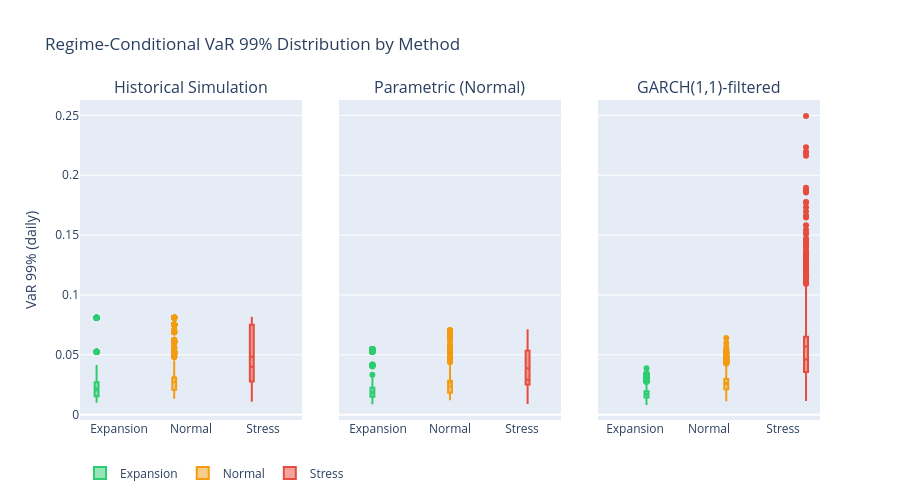

Here is the notebook cell this chart was saved with:
### Markdown cell above
Regime-conditional VaR and ES estimates show that downside risk increases monotonically from Expansion to Normal to Stress regimes across all three methods. Under Historical Simulation, mean 99% VaR rises from 2.20% in Expansion to 4.84% in Stress. Under the Parametric Normal model, the corresponding increase is from 1.93% to 3.87%. The GARCH-filtered approach exhibits the strongest regime sensitivity, with mean VaR rising from 1.72% in Expansion to 5.69% in Stress.

The Stress-to-Expansion VaR ratio highlights these differences clearly. Historical Simulation implies a 2.20× increase in VaR, the Parametric Normal model implies a 2.01× increase, while GARCH-filtered Historical Simulation implies a 3.31× increase. This confirms that the GARCH-filtered method is the most responsive to regime shifts, particularly because it incorporates time-varying volatility forecasts.

The maximum risk estimates also differ substantially across methods. Historical Simulation reaches the same maximum VaR across regimes because old crisis observations remain inside the rolling window even after the market regime changes. In contrast, GARCH-filtered estimates are sharply concentrated in the Stress regime, with maximum VaR reaching 24.95% and maximum ES reaching 26.56%. This behaviour is consistent with a forward-looking volatility model that reacts strongly during acute market dislocations.

### Code cell
# Regime-conditional VaR box plots
REGIME_COLORS = {
    'expansion': '#2ecc71',
    'normal': '#f39c12',
    'stress': '#e74c3c',
}

methods = [
    ('Historical Simulation', hs_var, '#e74c3c'),
    ('Parametric (Normal)', param_var, '#3498db'),
    ('GARCH(1,1)-filtered', garch_var, '#9b59b6'),
]

fig = make_subplots(
    rows=1, cols=3,
    subplot_titles=[m[0] for m in methods],
    shared_yaxes=True,
    horizontal_spacing=0.05,
)

for col_idx, (method, var_series, color) in enumerate(methods, start=1):
    for regime in ['expansion', 'normal', 'stress']:
        mask = regime_aligned == regime
        var_reg = var_series.reindex(common_idx)[mask].dropna()

        fig.add_trace(
            go.Box(
                y = var_reg.values,
                name = regime.capitalize(),
                marker = dict(color=REGIME_COLORS[regime]),
                boxmean = True,
                showlegend= col_idx == 1,
            ),
            row=1, col=col_idx,
        )

fig.update_yaxes(title_text='VaR 99% (daily)', row=1, col=1)
fig.update_layout(
    title = 'Regime-Conditional VaR 99% Distribution by Method',
    height = 500,
    boxmode = 'group',
    hovermode = 'closest',
    legend = dict(orientation='h', y=-0.12),
)
fig.show()

### Figure 1 — Plotly figure (JSON) as saved in the notebook; plotly's stock layout.template omitted (floating-point values rounded to 4 significant figures; data arrays with more than 128 entries replaced by an {"elided": "..."} marker saying what was removed)
{"data": [{"boxmean": true, "marker": {"color": "#2ecc71"}, "name": "Expansion", "showlegend": true, "type": "box", "xaxis": "x", "y": {"elided": "2434 float values"}, "yaxis": "y"}, {"boxmean": true, "marker": {"color": "#f39c12"}, "name": "Normal", "showlegend": true, "type": "box", "xaxis": "x", "y": {"elided": "1839 float values"}, "yaxis": "y"}, {"boxmean": true, "marker": {"color": "#e74c3c"}, "name": "Stress", "showlegend": true, "type": "box", "xaxis": "x", "y": {"elided": "759 float values"}, "yaxis": "y"}, {"boxmean": true, "marker": {"color": "#2ecc71"}, "name": "Expansion", "showlegend": false, "type": "box", "xaxis": "x2", "y": {"elided": "2434 float values"}, "yaxis": "y2"}, {"boxmean": true, "marker": {"color": "#f39c12"}, "name": "Normal", "showlegend": false, "type": "box", "xaxis": "x2", "y": {"elided": "1839 float values"}, "yaxis": "y2"}, {"boxmean": true, "marker": {"color": "#e74c3c"}, "name": "Stress", "showlegend": false, "type": "box", "xaxis": "x2", "y": {"elided": "759 float values"}, "yaxis": "y2"}, {"boxmean": true, "marker": {"color": "#2ecc71"}, "name": "Expansion", "showlegend": false, "type": "box", "xaxis": "x3", "y": {"elided": "2434 float values"}, "yaxis": "y3"}, {"boxmean": true, "marker": {"color": "#f39c12"}, "name": "Normal", "showlegend": false, "type": "box", "xaxis": "x3", "y": {"elided": "1839 float values"}, "yaxis": "y3"}, {"boxmean": true, "marker": {"color": "#e74c3c"}, "name": "Stress", "showlegend": false, "type": "box", "xaxis": "x3", "y": {"elided": "759 float values"}, "yaxis": "y3"}], "layout": {"annotations": [{"font": {"size": 16}, "showarrow": false, "text": "Historical Simulation", "x": 0.15, "xanchor": "center", "xref": "paper", "y": 1, "yanchor": "bottom", "yref": "paper"}, {"font": {"size": 16}, "showarrow": false, "text": "Parametric (Normal)", "x": 0.5, "xanchor": "center", "xref": "paper", "y": 1, "yanchor": "bottom", "yref": "paper"}, {"font": {"size": 16}, "showarrow": false, "text": "GARCH(1,1)-filtered", "x": 0.85, "xanchor": "center", "xref": "paper", "y": 1, "yanchor": "bottom", "yref": "paper"}], "boxmode": "group", "height": 500, "hovermode": "closest", "legend": {"orientation": "h", "y": -0.12}, "title": {"text": "Regime-Conditional VaR 99% Distribution by Method"}, "xaxis": {"anchor": "y", "domain": [0, 0.3]}, "xaxis2": {"anchor": "y2", "domain": [0.35, 0.65]}, "xaxis3": {"anchor": "y3", "domain": [0.7, 1]}, "yaxis": {"anchor": "x", "domain": [0, 1], "title": {"text": "VaR 99% (daily)"}}, "yaxis2": {"anchor": "x2", "domain": [0, 1], "matches": "y", "showticklabels": false}, "yaxis3": {"anchor": "x3", "domain": [0, 1], "matches": "y", "showticklabels": false}}}
